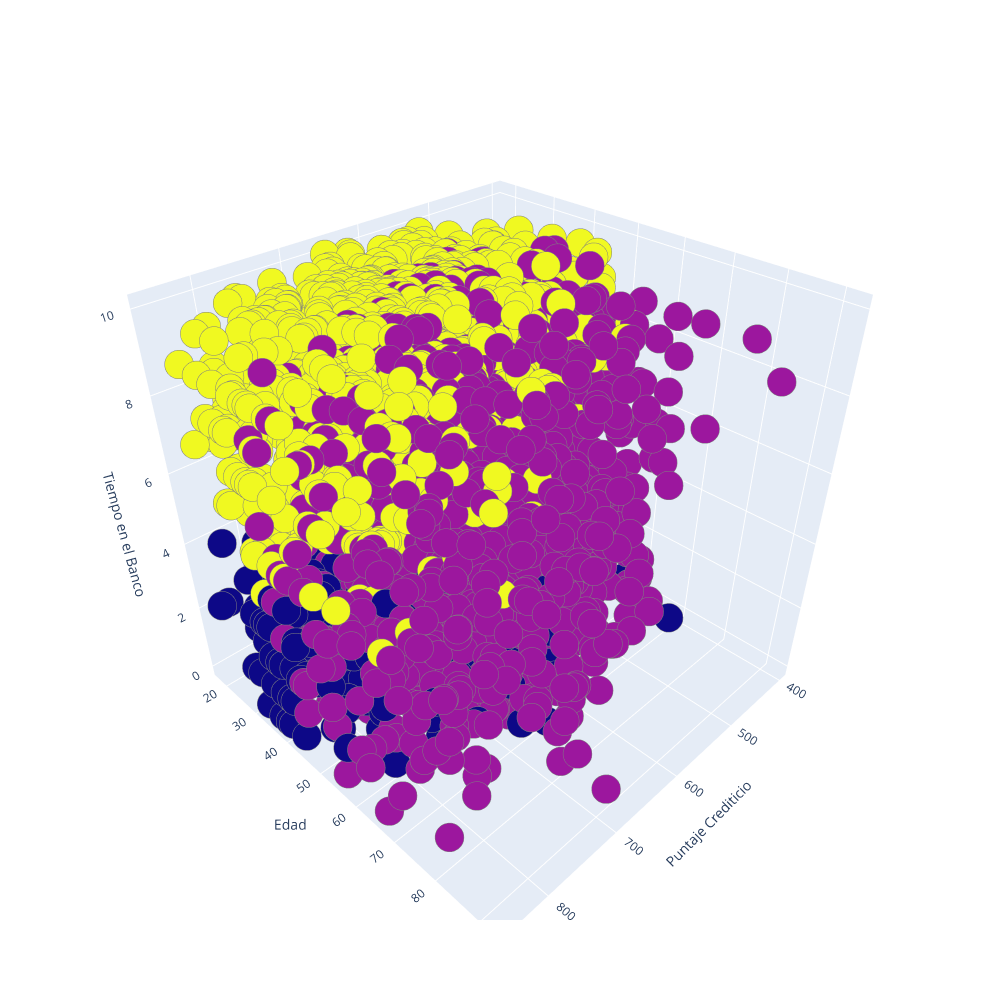

Notebook code cell kept with this figure:
### Code cell
escena=dict(xaxis=dict(title='Puntaje Crediticio'),yaxis=dict(title='Edad'),zaxis=dict(title='Tiempo en el Banco'))
puntitos=go.Scatter3d(x=All_Clients[All_Clients.labels.isin([0,1,3])]['CreditScore'],
                      y=All_Clients[All_Clients.labels.isin([0,1,3])]['Age'],
                      z=All_Clients[All_Clients.labels.isin([0,1,3])]['Tenure'],
                      mode='markers',
                      marker=dict(color=All_Clients[All_Clients.labels.isin([0,1,3])]['labels'],
                                  colorscale='plasma',size=10,
                                  line=dict(color='gray',width=5)))
layout=go.Layout(margin=dict(l=0,r=0),scene=escena,height=1000,width=1000)
data=[puntitos]
fig=go.Figure(data=data,layout=layout)
fig.show()

### Figure 1 — Plotly figure (JSON) as saved in the notebook; plotly's stock layout.template omitted (floating-point values rounded to 4 significant figures; data arrays with more than 128 entries replaced by an {"elided": "..."} marker saying what was removed)
{"data": [{"marker": {"color": {"elided": "5989 int values"}, "colorscale": [[0, "#0d0887"], [0.1111, "#46039f"], [0.2222, "#7201a8"], [0.3333, "#9c179e"], [0.4444, "#bd3786"], [0.5556, "#d8576b"], [0.6667, "#ed7953"], [0.7778, "#fb9f3a"], [0.8889, "#fdca26"], [1, "#f0f921"]], "line": {"color": "gray", "width": 5}, "size": 10}, "mode": "markers", "type": "scatter3d", "x": {"elided": "5989 int values"}, "y": {"elided": "5989 int values"}, "z": {"elided": "5989 int values"}}], "layout": {"height": 1000, "margin": {"l": 0, "r": 0}, "scene": {"xaxis": {"title": {"text": "Puntaje Crediticio"}}, "yaxis": {"title": {"text": "Edad"}}, "zaxis": {"title": {"text": "Tiempo en el Banco"}}}, "width": 1000}}
